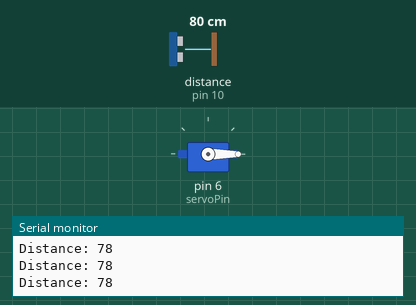
This sketch was run on a simulated Arduino Uno, built with avr-gcc and run on an emulated ATmega328P. Parts: servo, the last lines printed to the serial monitor. Wiring (inferred from the names in the program): ultrasonic range finder: trigger pin 9; echo pin 10. The test bench sets the inputs (shaded band); at power-on: distance to the obstacle (sensor on pin 10) 80 cm. The echo pulse lasts 58.3 µs per cm.

Above: at 1.2 s.
1.3 s: distance to the obstacle (sensor on pin 10) set to 12 cm
2.8 s: distance to the obstacle (sensor on pin 10) set to 9 cm
At 3.6 s:
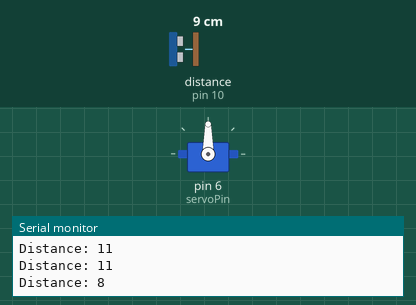
4.3 s: distance to the obstacle (sensor on pin 10) set to 18 cm
At 7.0 s:
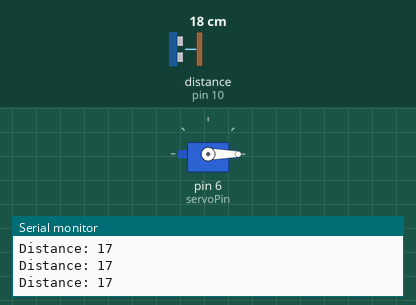
7.3 s: distance to the obstacle (sensor on pin 10) set to 2 cm
At 7.9 s:
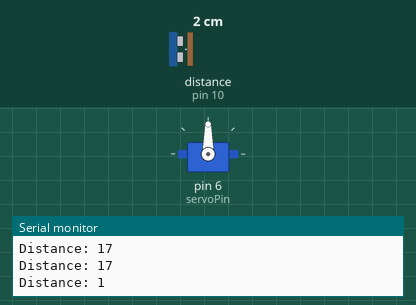
Timing chart, 0 to 9.8 s (numbered marks = the images above; inputs shaded):
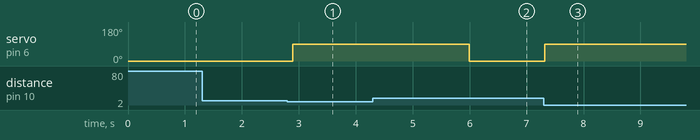

The sketch:

sketch_aug3g.ino
```cpp
#include <Servo.h>

const int trigPin = 9;
const int echoPin = 10;
const int servoPin = 6;

Servo lidServo;

long duration;
int distance;

void setup() {
  pinMode(trigPin, OUTPUT);
  pinMode(echoPin, INPUT);
  lidServo.attach(servoPin);
  lidServo.write(0);   // Lid closed position
  Serial.begin(9600);
}

void loop() {

  digitalWrite(trigPin, LOW);
  delayMicroseconds(2);
  digitalWrite(trigPin, HIGH);
  delayMicroseconds(10);
  digitalWrite(trigPin, LOW);


  duration = pulseIn(echoPin, HIGH);
  distance = duration * 0.034 / 2;

  Serial.print("Distance: ");
  Serial.println(distance);

  if (distance < 10) {
    lidServo.write(90);  // Open lid
    delay(3000);          // Keep it open briefly
  } else {
    lidServo.write(0);   // Close lid
  }

  delay(100);
}
```

Measured:
- the behaviour switches between 11 and 10 cm on distance to the obstacle (sensor on pin 10) (found by bisection; images 0 and 1)
- after the input at 2.8 s, servo on pin 6 (servoPin): 0° → 90° after 0.09 s
- after the input at 4.3 s, servo on pin 6 (servoPin): 90° → 0° after 1.7 s
- after the input at 7.3 s, servo on pin 6 (servoPin): 0° → 90° at once
